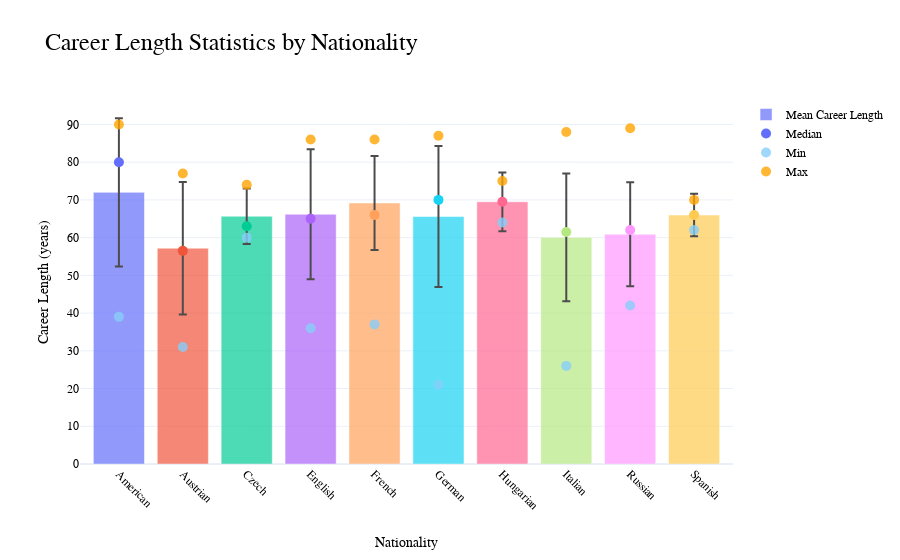

Notebook source saved alongside this figure:
### Code cell
import plotly.graph_objects as go
import plotly.express as px
import pandas as pd


# Assuming `df` is your DataFrame
data = {
    'Nationality': ['American', 'Austrian', 'Czech', 'English', 'French', 'German', 'Hungarian', 'Italian', 'Russian', 'Spanish'],
    'mean': [72.0, 57.2, 65.666667, 66.2, 69.176471, 65.588235, 69.5, 60.071429, 60.909091, 66.0],
    'std': [19.634154, 17.573971, 7.371115, 17.242067, 12.430986, 18.668352, 7.778175, 16.909098, 13.787346, 5.656854],
    'median': [80.0, 56.5, 63.0, 65.0, 66.0, 70.0, 69.5, 61.5, 62.0, 66.0],
    'min': [39.0, 31.0, 60.0, 36.0, 37.0, 21.0, 64.0, 26.0, 42.0, 62.0],
    'max': [90.0, 77.0, 74.0, 86.0, 86.0, 87.0, 75.0, 88.0, 89.0, 70.0]
}
df = pd.DataFrame(data)

colors = px.colors.qualitative.Plotly 

colors += px.colors.qualitative.Alphabet 

color_map = {nat: colors[i] for i, nat in enumerate(df['Nationality'])}

# Create a figure to contain the plot
fig = go.Figure()

# Add a bar plot for the mean values
fig.add_trace(go.Bar(
    x=df['Nationality'], 
    y=df['mean'], 
    name='Mean Career Length',
    marker_color=[color_map[nat] for nat in df['Nationality']],
    error_y=dict(
        type='data',
        array=df['std'],
        visible=True,
        color='black'),
    opacity=0.7
))

# Optionally, add scatter plots for median, min, and max values
fig.add_trace(go.Scatter(
    x=df['Nationality'], 
    y=df['median'], 
    mode='markers', 
    name='Median',
    marker=dict(color=[color_map[nat] for nat in df['Nationality']], size=10)
    ))

fig.add_trace(go.Scatter(
    x=df['Nationality'], 
    y=df['min'], 
    mode='markers', 
    name='Min',
    marker=dict(color='rgba(135, 206, 250, 0.8)', size=10),
    ))

fig.add_trace(go.Scatter(
    x=df['Nationality'], 
    y=df['max'], 
    mode='markers', 
    name='Max',
    marker=dict(color='rgba(255, 165, 0, 0.8)', size=10)))

# Update layout for a cleaner look
fig.update_layout(
    title='Career Length Statistics by Nationality',
    xaxis_title='Nationality',
    yaxis_title='Career Length (years)',
    template='plotly_white')

fig.update_layout({
    'plot_bgcolor': 'rgba(0,0,0,0)',  # Transparent background
    'paper_bgcolor': 'rgba(0,0,0,0)',  # Transparent surrounding
    'title_font': {'size': 24},
    'font_family': "Arial, sans-serif",  # Font similar to Seaborn's default
    'font_color': "black",
    'xaxis_title': "Nationality",
    'yaxis_title': "Career Length (years)",
    'xaxis': {'tickangle': 45, 'title_standoff': 25},
})

fig.show()

### Figure 1 — Plotly figure (JSON) as saved in the notebook; plotly's stock layout.template omitted (floating-point values rounded to 4 significant figures)
{"data": [{"error_y": {"array": [19.63, 17.57, 7.371, 17.24, 12.43, 18.67, 7.778, 16.91, 13.79, 5.657], "color": "black", "type": "data", "visible": true}, "marker": {"color": ["#636EFA", "#EF553B", "#00CC96", "#AB63FA", "#FFA15A", "#19D3F3", "#FF6692", "#B6E880", "#FF97FF", "#FECB52"]}, "name": "Mean Career Length", "opacity": 0.7, "type": "bar", "x": ["American", "Austrian", "Czech", "English", "French", "German", "Hungarian", "Italian", "Russian", "Spanish"], "y": [72, 57.2, 65.67, 66.2, 69.18, 65.59, 69.5, 60.07, 60.91, 66]}, {"marker": {"color": ["#636EFA", "#EF553B", "#00CC96", "#AB63FA", "#FFA15A", "#19D3F3", "#FF6692", "#B6E880", "#FF97FF", "#FECB52"], "size": 10}, "mode": "markers", "name": "Median", "type": "scatter", "x": ["American", "Austrian", "Czech", "English", "French", "German", "Hungarian", "Italian", "Russian", "Spanish"], "y": [80, 56.5, 63, 65, 66, 70, 69.5, 61.5, 62, 66]}, {"marker": {"color": "rgba(135, 206, 250, 0.8)", "size": 10}, "mode": "markers", "name": "Min", "type": "scatter", "x": ["American", "Austrian", "Czech", "English", "French", "German", "Hungarian", "Italian", "Russian", "Spanish"], "y": [39, 31, 60, 36, 37, 21, 64, 26, 42, 62]}, {"marker": {"color": "rgba(255, 165, 0, 0.8)", "size": 10}, "mode": "markers", "name": "Max", "type": "scatter", "x": ["American", "Austrian", "Czech", "English", "French", "German", "Hungarian", "Italian", "Russian", "Spanish"], "y": [90, 77, 74, 86, 86, 87, 75, 88, 89, 70]}], "layout": {"font": {"color": "black", "family": "Arial, sans-serif"}, "paper_bgcolor": "rgba(0,0,0,0)", "plot_bgcolor": "rgba(0,0,0,0)", "title": {"font": {"size": 24}, "text": "Career Length Statistics by Nationality"}, "xaxis": {"tickangle": 45, "title": {"standoff": 25, "text": "Nationality"}}, "yaxis": {"title": {"text": "Career Length (years)"}}}}
